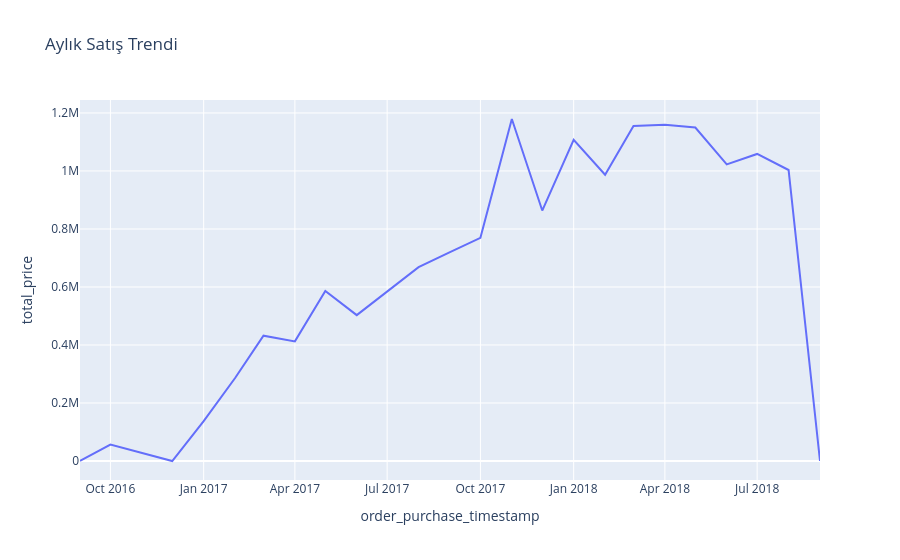

Notebook code for this chart:
### Code cell
import plotly.express as px

monthly_sales_df = monthly_sales.reset_index()
monthly_sales_df["order_purchase_timestamp"] = monthly_sales_df["order_purchase_timestamp"].astype(str)

fig = px.line(
    monthly_sales_df,
    x="order_purchase_timestamp",
    y="total_price",
    title="Aylık Satış Trendi"
)

fig.show()

### Figure 1 — Plotly figure (JSON) as saved in the notebook; plotly's stock layout.template omitted (floating-point values rounded to 4 significant figures)
{"data": [{"hovertemplate": "order_purchase_timestamp=%{x}<br>total_price=%{y}<extra></extra>", "legendgroup": "", "line": {"color": "#636efa", "dash": "solid"}, "marker": {"symbol": "circle"}, "mode": "lines", "name": "", "orientation": "v", "showlegend": false, "type": "scatter", "x": ["2016-09", "2016-10", "2016-12", "2017-01", "2017-02", "2017-03", "2017-04", "2017-05", "2017-06", "2017-07", "2017-08", "2017-09", "2017-10", "2017-11", "2017-12", "2018-01", "2018-02", "2018-03", "2018-04", "2018-05", "2018-06", "2018-07", "2018-08", "2018-09"], "xaxis": "x", "y": [354.8, 56810.0, 19.62, 137200.0, 286300.0, 432000.0, 412400.0, 586200.0, 503000.0, 585000.0, 668200.0, 720400.0, 769300.0, 1179000.0, 863500.0, 1107000.0, 986900.0, 1155000.0, 1160000.0, 1150000.0, 1023000.0, 1059000.0, 1003000.0, 166.5], "yaxis": "y"}], "layout": {"legend": {"tracegroupgap": 0}, "title": {"text": "Aylık Satış Trendi"}, "xaxis": {"anchor": "y", "domain": [0, 1], "title": {"text": "order_purchase_timestamp"}}, "yaxis": {"anchor": "x", "domain": [0, 1], "title": {"text": "total_price"}}}}
